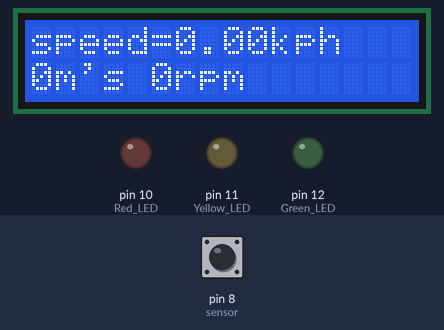
A sketch run on a simulated Arduino Uno, built with avr-gcc and run on an emulated ATmega328P. Parts: 16×2 character LCD, output pins drawn as LEDs (lit = HIGH). The test bench sets the inputs (shaded band); at power-on: pin 8 (sensor) HIGH.

Above: at 1.2 s.
1.3 s: pin 8 (sensor) driven LOW
At 3.5 s:
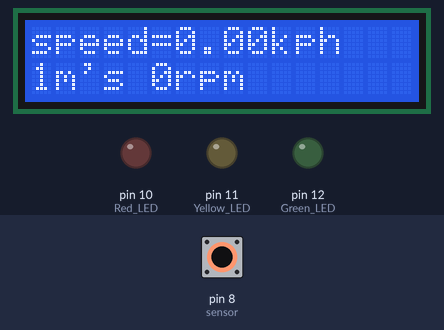
3.8 s: pin 8 (sensor) pulsed HIGH 2 times (0.12 s each, 0.3 s apart)
At 5.0 s:
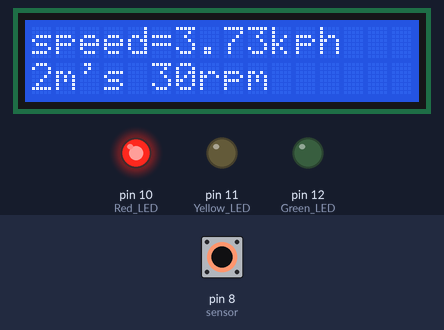
Timing chart, 0 to 7.0 s (numbered marks = the images above; inputs shaded):
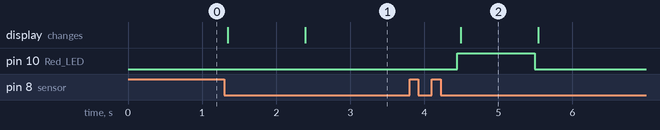

The sketch:

Smart_bike.ino
```cpp
#include <Wire.h>
#include <LiquidCrystal_I2C.h>

// Initialize the LCD display with I2C address 0x27, 16 columns, and 2 rows
LiquidCrystal_I2C lcd(0x27, 16, 2);

// Define the pin for the sensor
int sensor = 8;

// Variables for timing and calculations
unsigned long start_time = 0;
unsigned long end_time = 0;
int steps = 0;
float steps_old = 0;
float temp = 0;
float rps = 0;
float rpm = 0;
float velocity = 0;
float dist_count = 0;
float distance = 0;

void setup()
{
  Serial.begin(9600); // Start serial communication at 9600 bps
  pinMode(sensor, INPUT_PULLUP); // Set sensor pin as input with pull-up resistor
  lcd.init(); // Initialize the LCD
  lcd.backlight(); // Turn on the backlight

  // Set up LED pins
  pinMode(10, OUTPUT); // Red LED
  pinMode(11, OUTPUT); // Yellow LED
  pinMode(12, OUTPUT); // Green LED
}

void loop()
{
  int Run_LED_func; // Variable to hold LED control function result

  // Display speed and distance information on the LCD
  lcd.setCursor(0, 0);
  lcd.print("speed=" + String(velocity) + "kph");
  lcd.setCursor(0, 5);

  // Display distance and RPM
  if (distance < 1000) {
    lcd.print(String(round(distance)) + "m's " + round(rpm) + "rpm");
  } else {
    lcd.print(String(distance / 1000) + "km's " + round(rpm) + "rpm");
  }

  // Clear the display for fresh information
  lcd.clear();
  lcd.setCursor(0, 0);
  lcd.print("speed=" + String(velocity) + "kph");
  lcd.setCursor(0, 5);

  // Update display with distance and RPM again
  if (distance < 1000) {
    lcd.print(String(round(distance)) + "m's " + round(rpm) + "rpm");
  } else {
    lcd.print(String(distance / 1000) + "km's " + round(rpm) + "rpm");
  }

  // Reset RPM and velocity for the new calculation period
  rpm = 0;
  velocity = 0;

  // Set the timing for measuring RPM and velocity
  start_time = millis();
  end_time = start_time + 1000; // Measure for 1 second

  // Measure RPM based on sensor readings
  while (millis() < end_time) {
    if (digitalRead(sensor)) {
      steps = steps + 1;
      dist_count = dist_count + 1; // Increment distance count
      while (digitalRead(sensor)); // Wait for the sensor to go low
    }
  }

  // Calculate the RPM and velocity
  temp = steps - steps_old; // Calculate the number of steps in this period
  steps_old = steps; // Update steps_old for the next calculation
  rps = (temp / 4); // Calculate revolutions per second
  rpm = rps * 60; // Convert to revolutions per minute
  velocity = 0.1885 * rpm * 0.66; // Calculate velocity in kph
  distance = (dist_count / 4) * 2.07; // Calculate distance

  // Handle cases where no steps were detected
  if (temp == 0) {
    velocity = 0;
    rpm = 0;
  }

  // Reset temporary variables
  temp = 0;
  steps = 0;
  steps_old = 0;

  // Update LED indicators based on RPM
  Run_LED_func = LED_RPM_reader(rpm);
}

// Function to control LEDs based on RPM values
int LED_RPM_reader(int rpm) {
  if (rpm > 15 && rpm < 60) {
    digitalWrite(10, HIGH); // Red LED on
    digitalWrite(11, LOW);  // Yellow LED off
    digitalWrite(12, LOW);  // Green LED off
  } else if (rpm > 60 && rpm < 150) {
    digitalWrite(10, HIGH); // Red LED on
    digitalWrite(11, HIGH); // Yellow LED on
    digitalWrite(12, LOW);  // Green LED off
  } else if (rpm > 150) {
    digitalWrite(10, HIGH); // Red LED on
    digitalWrite(11, HIGH); // Yellow LED on
    digitalWrite(12, HIGH); // Green LED on
  } else {
    digitalWrite(10, LOW);  // All LEDs off
    digitalWrite(11, LOW);
    digitalWrite(12, LOW);
  }

  return rpm; // Return the RPM value
}
```

Measured:
- after the input at 1.3 s, the display: first changes after 0.05 s (image 1 shows a later state)
- after the input at 3.8 s, pin 10 (Red_LED): LOW → HIGH after 0.64 s, → LOW 1.0 s later; the display: changes after 0.69 s (image 2)
- what the display in image 2 shows lasts 1.0 s, from 4.5 s to 5.5 s
